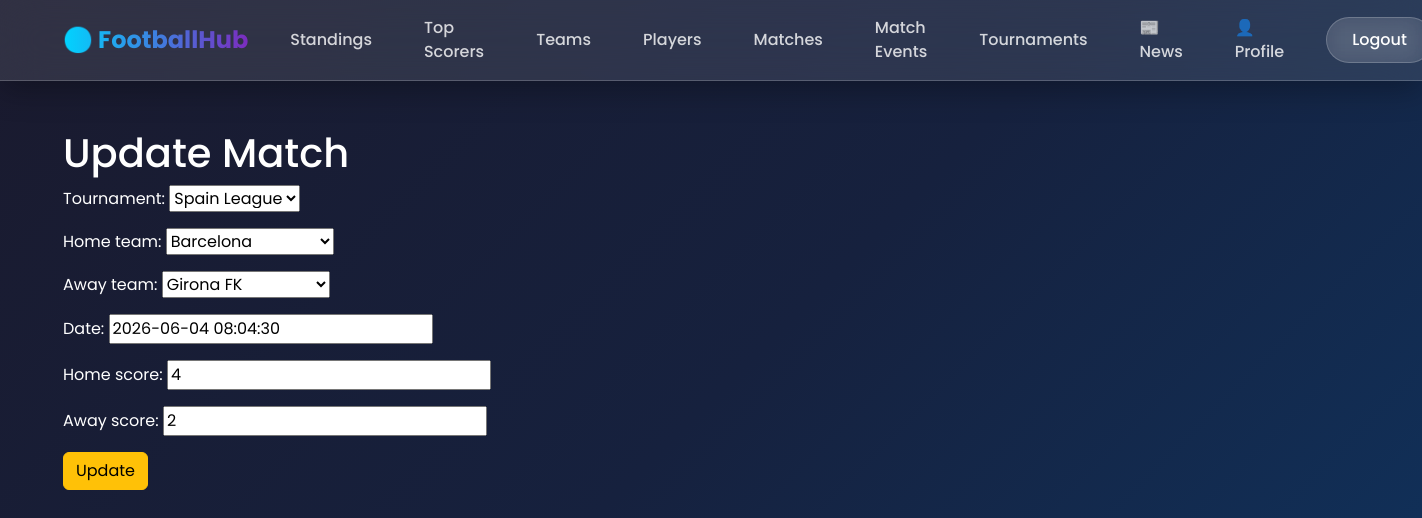
The app's page /match/update/4/ (signed in) with its own data.
### football/models.py (models this page shows, shortened)
class Match(models.Model):
    tournament = models.ForeignKey(Tournament, on_delete=models.CASCADE)
    home_team = models.ForeignKey(Team,on_delete=models.CASCADE,related_name='home_matches')
    away_team = models.ForeignKey(Team,on_delete=models.CASCADE,related_name='away_matches')
    date = models.DateTimeField()
    home_score = models.PositiveIntegerField(default=0)
    away_score = models.PositiveIntegerField(default=0)
    stream_url = models.URLField(blank=True, null=True)
    is_live = models.BooleanField(default=False)
    man_of_the_match = models.ForeignKey(
    Player,
    on_delete=models.SET_NULL,
    null=True,
    blank=True
)

### football/views.py (the view)
# urls.py: path('match/update/<int:pk>/', views.MatchUpdateView.as_view(), name='match_update'),
class MatchUpdateView(PermissionRequiredMixin, generic.UpdateView):
    permission_required = 'football.change_match'
    model = Match
    fields = [
        'tournament',
        'home_team',
        'away_team',
        'date',
        'home_score',
        'away_score'
    ]
    template_name = 'football/match_update.html'
    success_url = reverse_lazy('match_list')

### football/models.py (called while the page is built)
    def __str__(self):
        return self.name

    def __str__(self):
        return self.name

### templates/football/match_update.html (shortened to what this page needs)
{% extends 'base.html' %}
{% block content %}
<h1>Update Match</h1>
<form method="post">
    {{ form.as_p }}
    <button type="submit" class="btn btn-warning">Update</button>
</form>
{% endblock %}

### templates/base.html (style rules this page uses)
* { font-family: 'Poppins', sans-serif; }
body { background: linear-gradient(135deg, #1a1a2e 0%, #16213e 50%, #0f3460 100%); min-height: 100vh; color: #fff; }

### records on screen
Match: tournament "Spain League", home_team "Barcelona", away_team "Girona FK", date "2026-06-04 08:04:30", home_score "4", away_score "2"
